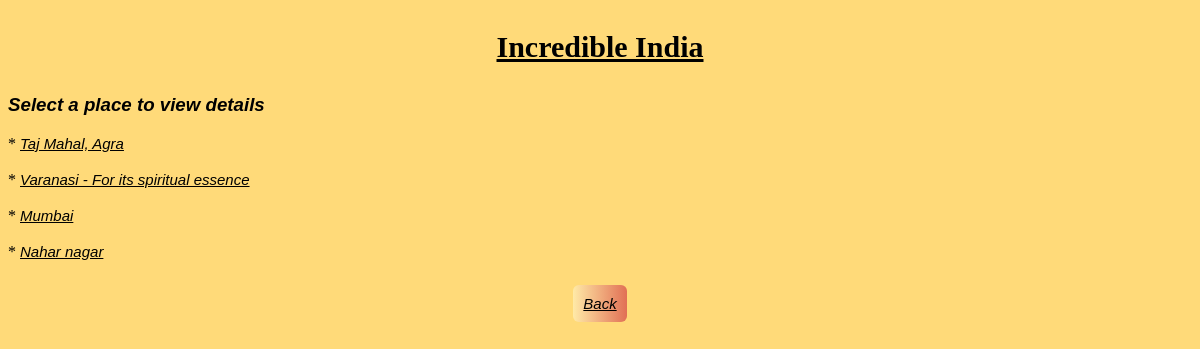
Before: /list_read with the older database file.
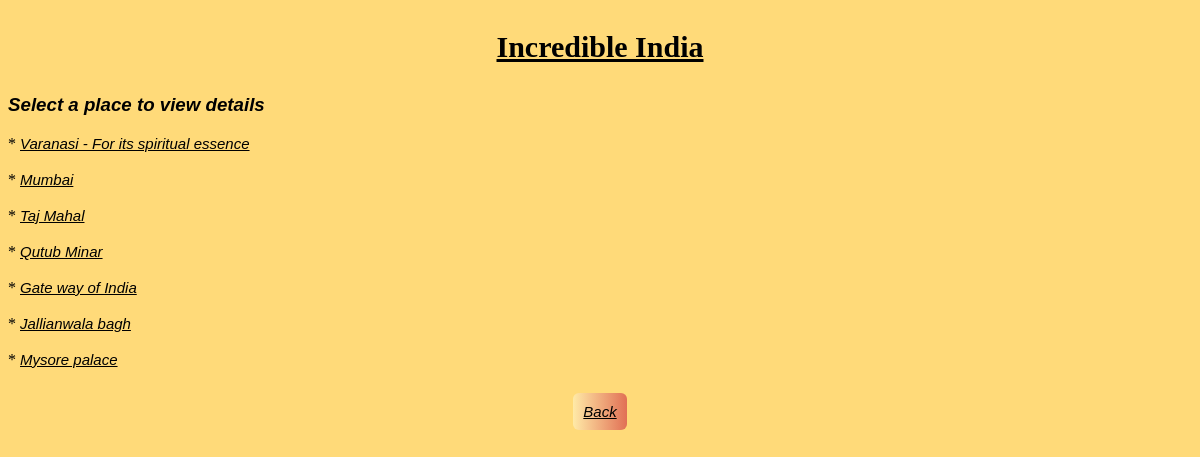
After: the same page with the newer database file.
### places/models.py (models this page shows, shortened)
class Places(models.Model):
	place_name = models.CharField(max_length=100, default="");
	place_ratings = models.IntegerField(null=True, default="")
	place_image = models.ImageField(upload_to="images/", default="images/image-coming-soon.jpg")
	place_description = models.TextField(max_length=50, default="")
	def get_absolute_url_read(self):
		return f"/read/{self.id}/"

### places/views.py (the view)
# urls.py: path('list_read', list_read_view),
def list_read_view(request):
	o=Places.objects.all()
	context = {
	'obj': o
	}
	return render(request, "list_read.html", context)

### places/templates/list_read.html (shortened to what this page needs)
{% extends 'base.html' %}
{% block content %}
<!DOCTYPE html>
<html>
<head>
</head>
<body>
	<h3>Select a place to view details</h3>
{% for x in obj %}
* <a href="{{ x.get_absolute_url_read }}" class="button">{{ x.place_name }}</a> <br /><br>
{% endfor %}
<p align="center" ><a href="/" class="back-button">Back</a></p>
</body>
</html>
{% endblock %}

### places/templates/base.html (shortened to what this page needs)
<!DOCTYPE html>
<html>
<head>
	<link rel="stylesheet" type="text/css" href="C:\Users\Nidhisha Shetty\Desktop\testing\style.css">
</head>
<body style="background-color: #ffda79;">
<p align="center" style = "font-family:Times New Roman; font-style:inherit; font-size: 30px; "><b><u>Incredible India</u></b></p>
{% block content %}
{% endblock %}
</body>
</html>

### places/templates/list_read.html (style rules this page uses)
p { font-family: georgia, sans-serif; font-style: italic; }
.button { font-family: georgia, sans-serif; font-style: italic; font-size: 15px; color: black }
h3 { font-family: georgia, sans-serif; font-style: italic; }
.back-button { border: none; font-family: georgia, sans-serif; font-style: italic; font-size: 15px; border-radius: 6px; cursor: pointer; margin: 10px; padding: 10px; width: 60px; border-radius: 6px; color: Black; background-size: 200%; background-image: linear-gradient(to left, #ffeaa7, #e17055, #ffeaa7); transition: 0.1s; overflow: hidden; }

Changed rows visible on the page:
removed Places: place_name "Taj Mahal, Agra"
removed Places: place_name "Nahar nagar"
added Places: place_name "Taj Mahal"
added Places: place_name "Qutub Minar"
added Places: place_name "Gate way of India"
added Places: place_name "Jallianwala bagh"
added Places: place_name "Mysore palace"
